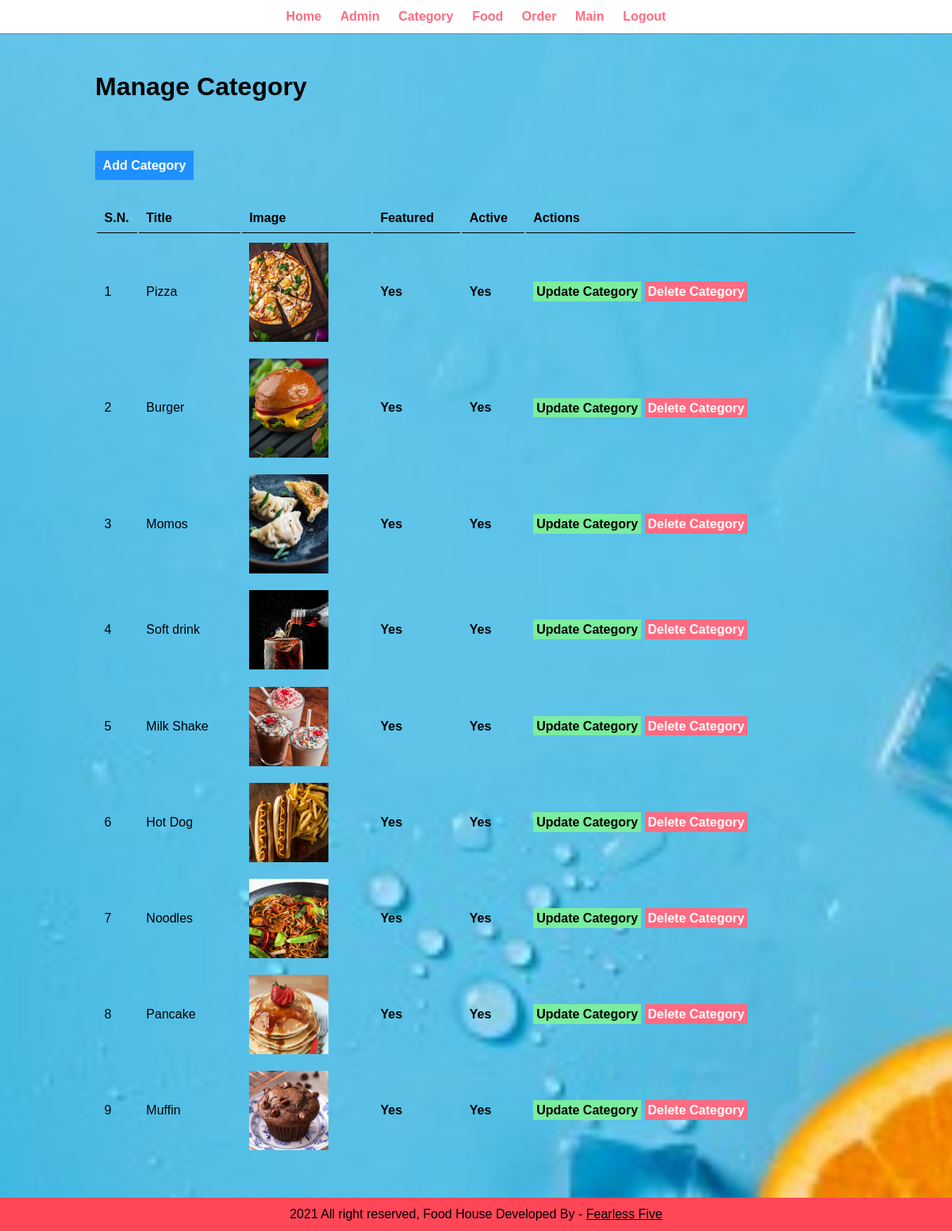
The page /admin/manage-category.php (signed in) on the database its author committed.
### tables this page shows
CREATE TABLE `tbl_category` (
  `id` int(11) UNSIGNED NOT NULL,
  `title` varchar(100) DEFAULT NULL,
  `image_name` varchar(255) DEFAULT NULL,
  `featured` varchar(10) DEFAULT NULL,
  `active` varchar(10) DEFAULT NULL
);

### admin/manage-category.php (the view, shortened to what this page needs)
<?php include('partials/menue.php') ?>
<div class="main-content">
    <div class="wrapper">
        <h1>Manage Category</h1>
        <br /><br />
        <br><br>
                <a href="<?php echo SITEURL; ?>admin/add-category.php" class = "btn-primary">Add Category</a>
                <br /><br /><br />
                <table class = "tbl-full">
                    <tr>
                        <th>S.N.</th>
                        <th>Title</th>
                        <th>Image</th>
                        <th>Featured</th>
                        <th>Active</th>
                        <th>Actions</th>
                    </tr>
                    <?php
                        $sql = "SELECT * FROM tbl_category";
                        $res = mysqli_query($conn, $sql);
                        $count = mysqli_num_rows($res);
                        if($count > 0)
                        {
                            $sn = 1;
                            while($row = mysqli_fetch_assoc($res))
                            {
                                $id = $row['id'];
                                $title = $row['title'];
                                $image_name = $row['image_name'];
                                $featured = $row['featured'];
                                $active = $row['active'];
                                ?>
                                <tr>
                                    <td><?php echo $sn++; ?></td>
                                    <td><?php echo $title; ?></td>
                                    <td>
                                        <?php
                                            if($image_name != "")
                                            {
                                                ?>
                                                    <img src="<?php echo SITEURL; ?>/images/category/<?php echo $image_name; ?>" width="100px">
                                                <?php
                                            }
                                            else
                                            {
                                                echo "<div class='error'>Image Not Added</div>";
                                            }
                                        ?>
                                    </td>
                                    <td style="font-weight:bold;"><?php  echo $featured; ?></td>
                                    <td style="font-weight:bold;"><?php echo $active; ?></td>
                                    <td>
                                        <a href="<?php echo SITEURL; ?>admin/update-category.php?id=<?php echo $id; ?>" class="btn-secondary">Update Category</a>
                                        <a href="<?php echo SITEURL; ?>admin/delete-category.php?id=<?php echo $id; ?>&image_name=<?php echo $image_name; ?>" class="btn-danger">Delete Category</a>
                                    </td>
                                </tr>
                                <?php
                            }
                        }
                        else
                        {
                            ?>
                            <tr>
                                <td colspan="6"><div class="error">No Category Added.</div></td>
                            </tr>
                            <?php
                        }
                    ?>
                </table>
    </div>
</div>
<?php include('partials/footer.php') ?>

### admin/partials/menue.php (shortened to what this page needs)
<html>
    <head>
        <link rel="stylesheet" href="../css/admin.css">
    </head>
    <body>
        <div class = "menue text-center">
            <div class = "wrapper">
                <ul>
                    <li><a href="index.php">Home</a></li>
                    <li><a href="manage-admin.php">Admin</a></li>
                    <li><a href="manage-category.php">Category</a></li>
                    <li><a href="manage-food.php">Food</a></li>
                    <li><a href="manage-order.php">Order</a></li>
                    <li><a href="../index.php">Main</a></li>
                    <li><a href="logout.php">Logout</a></li>
                </ul>
            </div>
        </div>

### admin/partials/footer.php
        <div class = "footer">
            <div class = "wrapper">
                <p class="text-center">2021 All right reserved, Food House Developed By - <a href="#"> Fearless Five</a></p>
            </div>
        </div>
    </body>
</html>

### css/admin.css (style rules this page uses)
* { margin: 0; padding: 0; font-family: Arial, Helvetica, sans-serif; color: black; }
.wrapper { padding: 1%; width: 80%; margin: 0 auto; }
.text-center { text-align: center; }
.tbl-full { width: 100%; }
table tr th { border-bottom: 1px solid black; padding: 1%; text-align: left; }
table tr td { padding: 1%; }
.btn-primary { background-color: #1e90ff; padding: 1%; color: white; text-decoration: none; font-weight: bold; }
.btn-secondary { background-color: #7bed9f; padding: 1%; color: black; text-decoration: none; font-weight: bold; }
.btn-danger { background-color: #ff6b81; padding: 1%; color: white; text-decoration: none; font-weight: bold; }
.menue { border-bottom: 1px solid gray; }
.menue ul { list-style: none; }
.menue ul li { display: inline; padding: 1%; }
.menue ul li a { text-decoration: none; font-weight: bold; color: #ff6b81; }
.main-content { background-color: #f1f2f6; background-image:url(../images/bgg5.jpg); background-size: cover; background-repeat: no-repeat; padding: 3% 0; }
.footer { background-color: #ff4757; color: white; }

### rows shown on the page
tbl_category: title "Pizza", image_name (picture), featured "Yes", active "Yes"
tbl_category: title "Burger", image_name (picture), featured "Yes", active "Yes"
tbl_category: title "Momos", image_name (picture), featured "Yes", active "Yes"
tbl_category: title "Soft drink", image_name (picture), featured "Yes", active "Yes"
tbl_category: title "Milk Shake", image_name (picture), featured "Yes", active "Yes"
tbl_category: title "Hot Dog", image_name (picture), featured "Yes", active "Yes"
tbl_category: title "Noodles", image_name (picture), featured "Yes", active "Yes"
tbl_category: title "Pancake", image_name (picture), featured "Yes", active "Yes"
tbl_category: title "Muffin", image_name (picture), featured "Yes", active "Yes"
